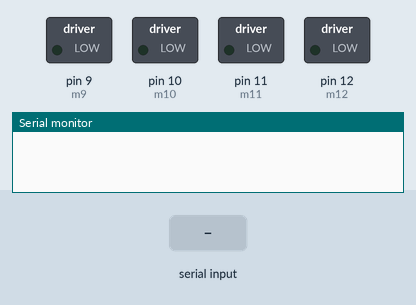
Recording of a sketch running on a simulated Arduino Uno, built with avr-gcc and run on an emulated ATmega328P. Parts: switched loads named in the sketch (green lamp = pin HIGH), the last lines printed to the serial monitor. Inputs (shaded band) come from the test bench.

Above: at 1.2 s.
1.3 s: "1" received over Serial
At 2.2 s:
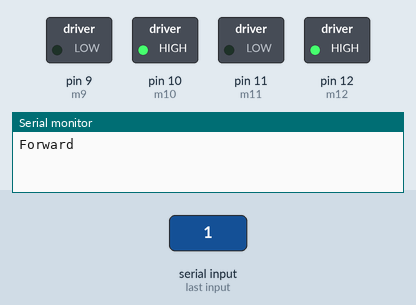
2.8 s: "2" received over Serial
At 3.4 s:
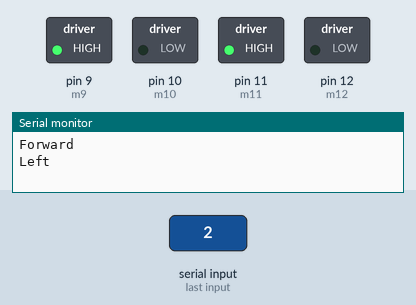
4.3 s: "3" received over Serial
At 5.8 s:
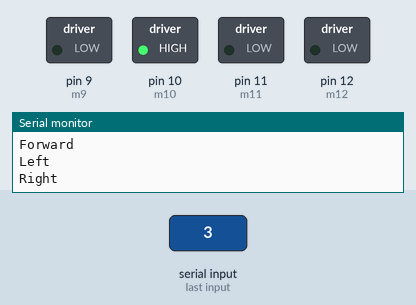
Timing chart, 0 to 7.3 s (numbered marks = the images above; inputs shaded):
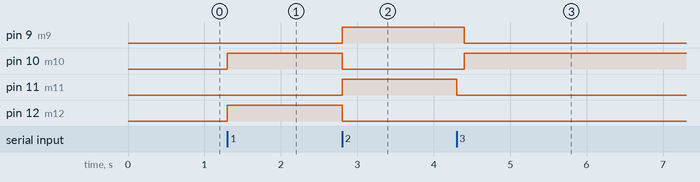

The sketch:

blucar.ino
```cpp
#define m12 12   // left motor
#define m11 11
#define m10 10    // right motor
#define m9 9
char str[2],i;
void forward()
{
   digitalWrite(m11, LOW);
   digitalWrite(m12, HIGH);
   digitalWrite(m10, HIGH);
   digitalWrite(m9, LOW);
}
void backward()
{
   digitalWrite(m11, HIGH);
   digitalWrite(m12, LOW);
   digitalWrite(m10, LOW);
   digitalWrite(m9, HIGH);
}
void left()
{
   digitalWrite(m11, LOW);
   digitalWrite(m12, LOW);
   delay(100);
   digitalWrite(m10, HIGH);
   digitalWrite(m9, LOW);

}
void right()
{
  digitalWrite(m11, HIGH);
   digitalWrite(m12, LOW);
   digitalWrite(m10, LOW);
   digitalWrite(m9, HIGH);
}
void Stop()
{
  digitalWrite(m11, LOW);
   digitalWrite(m12, LOW);
   digitalWrite(m10, LOW);
   digitalWrite(m9, LOW);
}
void setup()
{
  Serial.begin(9600);
  pinMode(m11, OUTPUT);
  pinMode(m12, OUTPUT);
  pinMode(m10, OUTPUT);
  pinMode(m9, OUTPUT);
}
void loop()
{
  while(Serial.available())
  {
    char ch=Serial.read();
    str[i++]=ch;

    if(str[i-1]=='1')
    {
     Serial.println("Forward");
     forward();
     i=0;
    }
    else if(str[i-1]=='2')
    {
     Serial.println("Left");
     right();
     i=0;
    }
    else if(str[i-1]=='3')
    {
      Serial.println("Right");
      left();
      i=0;
    }

    else if(str[i-1]=='4')
    {
      Serial.println("Backward");
      backward();
      i=0;
    }
    else if(str[i-1]=='5')
    {
      Serial.println("Stop");
      Stop();
      i=0;
    }
    delay(100);
  }
}
```

Measured:
- after the input at 1.3 s, pin 10 (m10), pin 12 (m12): LOW → HIGH at once
- after the input at 2.8 s, pin 9 (m9), pin 11 (m11): LOW → HIGH at once; pin 10 (m10), pin 12 (m12): HIGH → LOW at once
- after the input at 4.3 s, pin 9 (m9): HIGH → LOW after 0.10 s; pin 10 (m10): LOW → HIGH after 0.10 s; pin 11 (m11): HIGH → LOW at once
